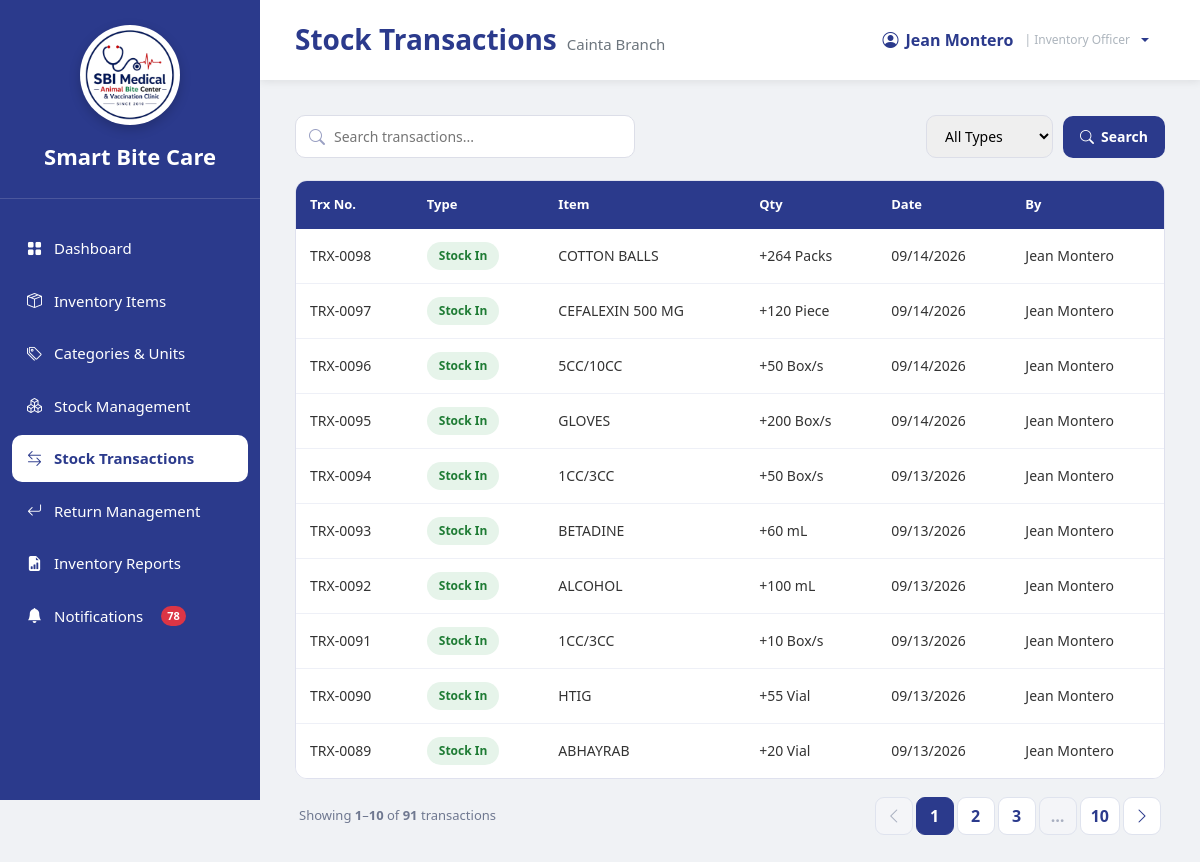
Page /InventoryOfficer_StockTransactions.php (signed in) on the committed database.
### tables this page shows
CREATE TABLE `users` (
  `user_id` int(11) NOT NULL,
  `branch_id` varchar(10) DEFAULT NULL,
  `role_id` int(11) NOT NULL,
  `username` varchar(100) NOT NULL,
  `email` varchar(255) NOT NULL,
  `password` varchar(255) NOT NULL,
  `status` enum('Active','Inactive') DEFAULT 'Active',
  `created_at` timestamp NOT NULL DEFAULT current_timestamp(),
  `last_login` datetime DEFAULT NULL
);

CREATE TABLE `branches` (
  `branch_id` varchar(10) NOT NULL,
  `branch_name` varchar(150) NOT NULL,
  `branch_address` text DEFAULT NULL,
  `contact_number` varchar(30) DEFAULT NULL,
  `email` varchar(150) DEFAULT NULL,
  `status` enum('Active','Inactive') DEFAULT 'Active',
  `created_at` timestamp NOT NULL DEFAULT current_timestamp()
);

CREATE TABLE `stock_transactions` (
  `transaction_id` int(11) NOT NULL,
  `item_id` int(11) NOT NULL,
  `user_id` int(11) NOT NULL,
  `vaccination_id` int(11) DEFAULT NULL,
  `branch_id` varchar(10) NOT NULL,
  `transaction_type` enum('IN','OUT','ADJUSTMENT','TRANSFER_IN','TRANSFER_OUT','RETURN','EXPIRED') DEFAULT NULL,
  `quantity` decimal(12,4) NOT NULL,
  `remarks` text DEFAULT NULL,
  `transaction_date` timestamp NOT NULL DEFAULT current_timestamp()
);

CREATE TABLE `inventory_items` (
  `item_id` int(11) NOT NULL,
  `category_id` int(11) NOT NULL,
  `unit_id` int(11) NOT NULL,
  `item_name` varchar(255) NOT NULL,
  `minimum_stock` int(11) DEFAULT 0,
  `description` text DEFAULT NULL,
  `is_forecastable` tinyint(1) NOT NULL DEFAULT 0,
  `is_consumable` tinyint(1) NOT NULL DEFAULT 1,
  `base_unit_label` varchar(30) DEFAULT NULL,
  `display_unit_label` varchar(30) DEFAULT NULL,
  `conversion_to_base` decimal(12,4) NOT NULL DEFAULT 1.0000
);

### sources/notification_helper.php (called while the page is built, shortened)
<?php
function getUnreadNotificationCount($conn, $user_id)
{
    $query = "
        SELECT COUNT(*) AS unread_count
        FROM notifications
        WHERE user_id = ?
          AND is_read = 0
    ";
    $stmt = $conn->prepare($query);
    $stmt->bind_param("i", $user_id);
    $stmt->execute();
    $result = $stmt->get_result();
    $row = $result->fetch_assoc();
    return (int)($row['unread_count'] ?? 0);
}

### InventoryOfficer_StockTransactions.php (the view, shortened to what this page needs)
<?php
require_once __DIR__ . '/sources/db_connect.php';
require_once __DIR__ . '/sources/notification_helper.php';
$user_id = (int)$_SESSION['user_id'];
$branch_id = null;
$branch_name = '';
$username = '';
$transactionError = '';
function bindTransactionParams($statement, string $types, array &$parameters): void
{
    $references = [];
    foreach ($parameters as $key => &$value) {
        $references[$key] = &$value;
    }
    $statement->bind_param($types, ...$references);
}
function transactionPageUrl(int $page, string $search, string $type): string
{
    $parameters = ['page' => max(1, $page)];
    return '?' . http_build_query($parameters);
}
$userQuery = "SELECT u.branch_id, u.username, b.branch_name
              FROM users u
              LEFT JOIN branches b ON u.branch_id = b.branch_id
              WHERE u.user_id = ?";
$stmt = $conn->prepare($userQuery);
$stmt->bind_param("i", $user_id);
$stmt->execute();
$userResult = $stmt->get_result();
if ($userResult->num_rows > 0) {
    $userData = $userResult->fetch_assoc();
    $branch_id = $userData['branch_id'];
    $branch_name = $userData['branch_name'] ?? 'Unknown Branch';
    $username = $userData['username'] ?? 'Inventory Officer';
}
$notification_count = getUnreadNotificationCount($conn, $user_id);
$search = trim((string)($_GET['search'] ?? ''));
$search = substr($search, 0, 100);
$selectedType = strtoupper(trim((string)($_GET['type'] ?? '')));
$allowedTypes = ['IN', 'OUT', 'ADJUSTMENT'];
if (!in_array($selectedType, $allowedTypes, true)) {
    $selectedType = '';
}
$page = max(1, (int)($_GET['page'] ?? 1));
$perPage = 10;
$totalTransactions = 0;
$totalPages = 1;
$offset = 0;
$transactions = [];
if ($branch_id) {
    $whereClauses = ['st.branch_id = ?'];
    $parameterTypes = 's';
    $queryParameters = [$branch_id];
    $whereSql = implode(' AND ', $whereClauses);
    $countQuery = "
        SELECT COUNT(*) AS total
        FROM stock_transactions st
        INNER JOIN inventory_items ii ON st.item_id = ii.item_id
        LEFT JOIN units u ON ii.unit_id = u.unit_id
        INNER JOIN users usr ON st.user_id = usr.user_id
        WHERE $whereSql
    ";
    $countStmt = $conn->prepare($countQuery);
    if ($countStmt) {
        $countParameters = $queryParameters;
        bindTransactionParams($countStmt, $parameterTypes, $countParameters);
        $countStmt->execute();
        $countResult = $countStmt->get_result()->fetch_assoc();
        $totalTransactions = (int)($countResult['total'] ?? 0);
        $totalPages = max(1, (int)ceil($totalTransactions / $perPage));
        $offset = ($page - 1) * $perPage;
    } else {
        $transactionError = 'Unable to count stock transactions.';
    }
    $transactionQuery = "
        SELECT
            st.transaction_id,
            st.transaction_type,
            st.quantity,
            st.transaction_date,
            st.remarks,
            ii.item_name,
            u.unit_name,
            usr.username
        FROM stock_transactions st
        INNER JOIN inventory_items ii
            ON st.item_id = ii.item_id
        LEFT JOIN units u
            ON ii.unit_id = u.unit_id
        INNER JOIN users usr
            ON st.user_id = usr.user_id
        WHERE $whereSql
        ORDER BY st.transaction_date DESC, st.transaction_id DESC
        LIMIT ? OFFSET ?
    ";
    $transactionStmt = $transactionError === ''
        ? $conn->prepare($transactionQuery)
        : false;
    if ($transactionStmt) {
        $dataParameters = $queryParameters;
        $dataParameters[] = $perPage;
        $dataParameters[] = $offset;
        $dataParameterTypes = $parameterTypes . 'ii';
        bindTransactionParams($transactionStmt, $dataParameterTypes, $dataParameters);
        $transactionStmt->execute();
        $transactionResult = $transactionStmt->get_result();
        while ($row = $transactionResult->fetch_assoc()) {
            $type = $row['transaction_type'];
            switch ($type) {
                case 'IN':
                    $displayType = 'Stock In';
                    $sign = '+';
                    break;
            }
            $quantity = abs((float)$row['quantity']);
            $quantityText = rtrim(rtrim(number_format($quantity, 2, '.', ''), '0'), '.');
            $unitName = $row['unit_name'] ?? '';
            $transactions[] = [
                'trx' => 'TRX-' . str_pad((string)$row['transaction_id'], 4, '0', STR_PAD_LEFT),
                'type' => $displayType,
                'item' => $row['item_name'] ?? 'Unknown Item',
                'qty' => $sign . $quantityText . ($unitName !== '' ? ' ' . $unitName : ''),
                'date' => date('m/d/Y', strtotime($row['transaction_date'])),
                'by' => $row['username'] ?? 'Unknown User'
            ];
        }
    } elseif ($transactionError === '') {
        $transactionError = 'Unable to retrieve stock transactions.';
    }
}
$showingFrom = $totalTransactions > 0 ? $offset + 1 : 0;
$showingTo = min($offset + $perPage, $totalTransactions);
$paginationStart = max(1, $page - 2);
$paginationEnd = min($totalPages, $page + 2);
function trxTypeClass($type) {
    switch ($type) {
        case 'Stock In':   return 'badge-in';
    }
}
?>
<!DOCTYPE html>
<html lang="en">
<head>
<link href="https://cdn.jsdelivr.net/npm/bootstrap@5.3.3/dist/css/bootstrap.min.css" rel="stylesheet">
<link rel="stylesheet"
href="https://cdn.jsdelivr.net/npm/bootstrap-icons@1.11.3/font/bootstrap-icons.min.css">
<link rel="stylesheet" href="sidebar.css">
</head>
<body>
<div class="sidebar">
<div class="logo-area">
    <div class="logo-frame">
        <img src="logo.png" alt="Smart Bite Care Logo" class="logo">
    </div>
    <div class="system-name">
        Smart Bite Care
    </div>
</div>
<nav class="nav-menu">
<ul>
<li><a href="InventoryOfficer_Dashboard.php"><i class="bi bi-grid-fill"></i><span>Dashboard</span></a></li>
<li><a href="InventoryOfficer_InventoryItems.php"><i class="bi bi-box-seam"></i><span>Inventory Items</span></a></li>
<li><a href="InventoryOfficer_Categories.php"><i class="bi bi-tags"></i><span>Categories & Units</span></a></li>
<li><a href="InventoryOfficer_StockManagement.php"><i class="bi bi-boxes"></i><span>Stock Management</span></a></li>
<li><a class="active" href="InventoryOfficer_StockTransactions.php"><i class="bi bi-arrow-left-right"></i><span>Stock Transactions</span></a></li>
<li><a href="InventoryOfficer_ReturnManagement.php"><i class="bi bi-arrow-return-left"></i><span>Return Management</span></a></li>
<li><a href="InventoryOfficer_Reports.php"><i class="bi bi-file-earmark-bar-graph-fill"></i><span>Inventory Reports</span></a></li>
<li><a  href="InventoryOfficer_Notifications.php" class="notification-link"><i class="bi bi-bell-fill"></i><span>Notifications</span>
                        <?php if ($notification_count > 0): ?>
                            <span class="notification-badge"><?php echo $notification_count; ?></span>
                        <?php endif; ?>
                    </a></li>
</ul>
</nav>
</div>
<div class="main">
<div class="topbar">
<h3>Stock Transactions<small><?php echo htmlspecialchars($branch_name); ?></small></h3>
<div class="dropdown">
    <button class="profile dropdown-toggle border-0 bg-transparent px-3 py-2 rounded-3"
            type="button" id="inventoryOfficerProfileMenu"
            data-bs-toggle="dropdown" aria-expanded="false">
        <i class="bi bi-person-circle"></i>
        <span><?php echo htmlspecialchars($username, ENT_QUOTES, 'UTF-8'); ?></span>
        <span style="font-size:12px; color:#adb5bd; font-weight:400; margin-left:4px;">| Inventory Officer</span>
    </button>
</div>
</div>
<div class="page-body">
<form method="get" class="toolbar" id="transactionFilterForm">
<div class="search-box">
<i class="bi bi-search"></i>
<input
    type="text"
    id="transactionSearch"
    name="search"
    value="<?php echo htmlspecialchars($search, ENT_QUOTES, 'UTF-8'); ?>"
    placeholder="Search transactions..."
    autocomplete="off"
    aria-label="Search transactions"
>
</div>
<div class="filter-actions">
    <select class="filter-select" id="transactionFilter" name="type" aria-label="Filter transaction type">
        <option value="">All Types</option>
    </select>
    <button class="btn-filter" type="submit">
        <i class="bi bi-search"></i>Search
    </button>
</div>
</form>
<div class="table-wrap">
<table class="table data-table">
<thead>
<tr>
<th>Trx No.</th>
<th>Type</th>
<th>Item</th>
<th>Qty</th>
<th>Date</th>
<th>By</th>
</tr>
</thead>
<tbody id="transactionsBody">
<?php if (!empty($transactionError)): ?>
<tr>
<td colspan="6" class="text-center text-danger py-4">
    <?php echo htmlspecialchars($transactionError); ?>
</td>
</tr>
<?php else: ?>
<?php foreach ($transactions as $t): ?>
<tr
    class="transaction-row"
    data-trx="<?php echo htmlspecialchars($t['trx'], ENT_QUOTES, 'UTF-8'); ?>"
    data-type="<?php echo htmlspecialchars($t['type'], ENT_QUOTES, 'UTF-8'); ?>"
    data-item="<?php echo htmlspecialchars($t['item'], ENT_QUOTES, 'UTF-8'); ?>"
    data-qty="<?php echo htmlspecialchars($t['qty'], ENT_QUOTES, 'UTF-8'); ?>"
    data-date="<?php echo htmlspecialchars($t['date'], ENT_QUOTES, 'UTF-8'); ?>"
    data-by="<?php echo htmlspecialchars($t['by'], ENT_QUOTES, 'UTF-8'); ?>"
>
<td><?php echo htmlspecialchars($t['trx']); ?></td>
<td>
    <span class="badge-status <?php echo trxTypeClass($t['type']); ?>">
        <?php echo htmlspecialchars($t['type']); ?>
    </span>
</td>
<td><?php echo htmlspecialchars($t['item']); ?></td>
<td><?php echo htmlspecialchars($t['qty']); ?></td>
<td><?php echo htmlspecialchars($t['date']); ?></td>
<td><?php echo htmlspecialchars($t['by']); ?></td>
</tr>
<?php endforeach; ?>
<?php endif; ?>
</tbody>
</table>
</div>
<div class="table-footer">
    <p class="transaction-summary">
        Showing <strong><?php echo $showingFrom; ?></strong>–<strong><?php echo $showingTo; ?></strong>
        of <strong><?php echo $totalTransactions; ?></strong> transaction<?php echo $totalTransactions === 1 ? '' : 's'; ?>
    </p>
    <?php if ($totalPages > 1): ?>
        <nav aria-label="Stock transaction pages">
            <ul class="pagination">
                <li class="page-item <?php echo $page <= 1 ? 'disabled' : ''; ?>">
                    <a class="page-link" href="<?php echo $page <= 1 ? '#' : htmlspecialchars(transactionPageUrl($page - 1, $search, $selectedType), ENT_QUOTES, 'UTF-8'); ?>" aria-label="Previous page">
                        <i class="bi bi-chevron-left"></i>
                    </a>
                </li>
                <?php for ($pageNumber = $paginationStart; $pageNumber <= $paginationEnd; $pageNumber++): ?>
                    <li class="page-item <?php echo $pageNumber === $page ? 'active' : ''; ?>">
                        <a class="page-link" href="<?php echo htmlspecialchars(transactionPageUrl($pageNumber, $search, $selectedType), ENT_QUOTES, 'UTF-8'); ?>">
                            <?php echo $pageNumber; ?>
                        </a>
                    </li>
                <?php endfor; ?>
                <?php if ($paginationEnd < $totalPages): ?>
                    <?php if ($paginationEnd < $totalPages - 1): ?>
                        <li class="page-item disabled"><span class="page-link">…</span></li>
                    <?php endif; ?>
                    <li class="page-item"><a class="page-link" href="<?php echo htmlspecialchars(transactionPageUrl($totalPages, $search, $selectedType), ENT_QUOTES, 'UTF-8'); ?>"><?php echo $totalPages; ?></a></li>
                <?php endif; ?>
                <li class="page-item <?php echo $page >= $totalPages ? 'disabled' : ''; ?>">
                    <a class="page-link" href="<?php echo $page >= $totalPages ? '#' : htmlspecialchars(transactionPageUrl($page + 1, $search, $selectedType), ENT_QUOTES, 'UTF-8'); ?>" aria-label="Next page">
                        <i class="bi bi-chevron-right"></i>
                    </a>
                </li>
            </ul>
        </nav>
    <?php endif; ?>
</div>
</div>
</div>
</body>
</html>

### sidebar.css (style rules this page uses)
:root { --primary:#2B3A8C; --accent:#F21D2F; --bg:#F2F2F2; --white:#fff; }
.sidebar { width:260px; height:100vh; height:100dvh; min-height:0; background:var(--primary); display:flex; flex-direction:column; color:white; position:fixed; left:0; top:0; overflow:hidden; z-index:1000; box-sizing:border-box; }
.sidebar * { box-sizing:border-box; }
.logo-area { padding:25px 20px; border-bottom:1px solid rgba(255,255,255,.15); text-align:center; flex-shrink:0; }
.logo { width: 90px; height: 90px; display: block; object-fit: contain; }
.logo-frame { width: 100px; height: 100px; margin: 0 auto; border-radius: 50%; background: #fff; display: flex; align-items: center; justify-content: center; overflow: hidden; box-shadow: 0 4px 12px rgba(0,0,0,.2); border: 3px solid rgba(255,255,255,.3); }
.system-name { margin-top:15px; font-size:22px; font-weight:700; }
.nav-menu { margin-top:20px; flex:1; min-height:0; padding-bottom:10px; overflow-x:hidden; overflow-y:auto; overscroll-behavior:contain; scrollbar-width:thin; scrollbar-color:rgba(255,255,255,.45) transparent; -webkit-overflow-scrolling:touch; }
.nav-menu ul { list-style:none; padding:0; margin:0; }
.nav-menu li { margin:6px 12px; }
.nav-menu a { color:white; text-decoration:none; display:flex; align-items:center; gap:12px; padding:12px 15px; border-radius:10px; transition:.25s; font-size:15px; }
.nav-menu a.active { background:white; color:var(--primary); font-weight:600; }
.notification-link { display: flex !important; align-items: center; justify-content: flex-start !important; width: 100%; }
.notification-badge { display: inline-flex; align-items: center; justify-content: center; min-width: 20px; height: 20px; padding: 0 6px; margin-left: 6px; background: #dc3545; color: #ffffff; border-radius: 999px; font-size: 11px; font-weight: 700; line-height: 1; white-space: nowrap; }

### rows in the picture
users: branch.branch_name "Cainta Branch", username "Jean Montero"
stock_transactions: trx "TRX-0098", type "Stock In", item.item_name "COTTON BALLS", qty "+264 Packs", date "09/14/2026", user.username "Jean Montero"
stock_transactions: trx "TRX-0097", type "Stock In", item.item_name "CEFALEXIN 500 MG", qty "+120 Piece", date "09/14/2026", user.username "Jean Montero"
stock_transactions: trx "TRX-0096", type "Stock In", item.item_name "5CC/10CC", qty "+50 Box/s", date "09/14/2026", user.username "Jean Montero"
stock_transactions: trx "TRX-0095", type "Stock In", item.item_name "GLOVES", qty "+200 Box/s", date "09/14/2026", user.username "Jean Montero"
stock_transactions: trx "TRX-0093", type "Stock In", item.item_name "BETADINE", qty "+60 mL", date "09/13/2026", user.username "Jean Montero"
stock_transactions: trx "TRX-0092", type "Stock In", item.item_name "ALCOHOL", qty "+100 mL", date "09/13/2026", user.username "Jean Montero"
stock_transactions: trx "TRX-0090", type "Stock In", item.item_name "HTIG", qty "+55 Vial", date "09/13/2026", user.username "Jean Montero"
stock_transactions: trx "TRX-0089", type "Stock In", item.item_name "ABHAYRAB", qty "+20 Vial", date "09/13/2026", user.username "Jean Montero"

### other values in the picture
$notification_count "78"
$t['trx'] "TRX-0094"
$t['type'] "Stock In"
$t['item'] "1CC/3CC"
$t['qty'] "+50 Box/s"
$t['date'] "09/13/2026"
$t['by'] "Jean Montero"
$t['trx'] "TRX-0091"
$t['qty'] "+10 Box/s"
$showingFrom "1"
$showingTo "10"
$totalTransactions "91"
$totalPages "10"
